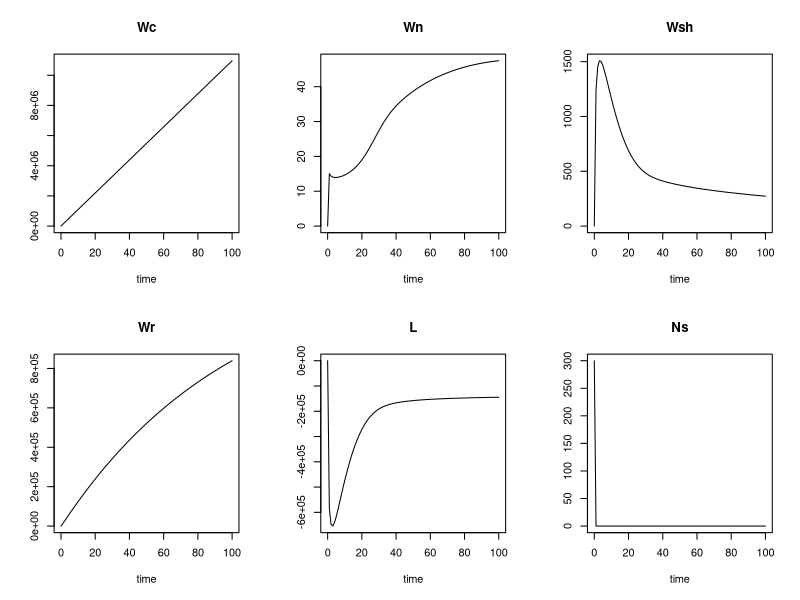
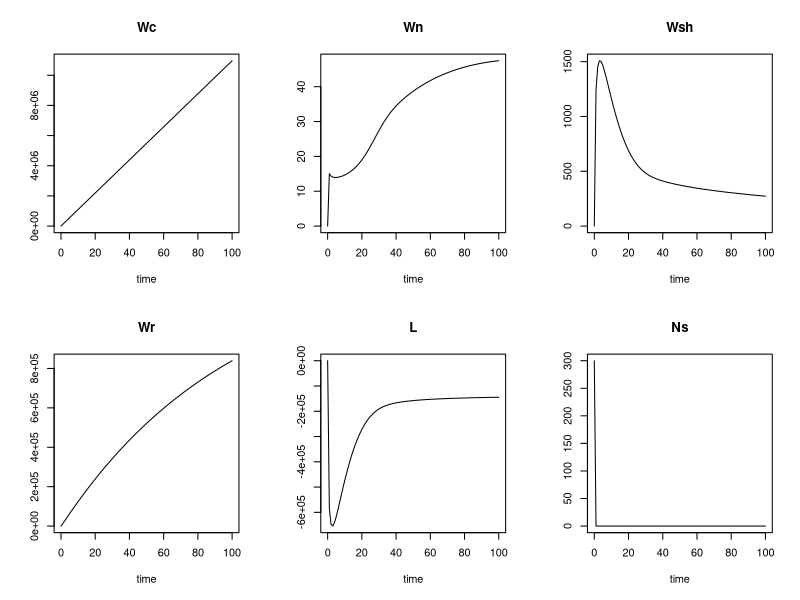

Write the R code that produced these figures, in order. (Note: this script raises an error after producing the figures.)

library(deSolve)

# fertilzer model
# Thornley and Johnson, 1990 page 467
# something funky going on with LAI need to debug

parameters <- c(Mc = 30, Mn = 62, J = 5*10^6,
    h = 43,000, Pc = 10, sigN = 3000,
    Kc = 0.05, Kn = 0.005, dr = 0.2, rhos = 1500, mu = 150, fc = 0.45, fn = 0.03, 
	f1 = 0.7, Num = 25, Ep = 2.5, Y = 0.75, alphan = 0.5, gammash = 0.1, 
	gammar = 0.01, Bn = 3*10^6)
state <- c(Wc = 0.015, Wn = 0.004, Wsh = 0.2, Wr = 0.2, L = 0.8, Ns = 300)

P  <- 43200*(12/44)*10
P
times <- seq(0, 100, by = 1)
growth3 <- function(t, state, parameters){
	with(as.list(c(state, parameters)),{
		Wg <- Wsh + Wr
		C  <- Wc/Wg
		N  <- Wn/Wg
		Ws <- (Mc/12)*Wc + (Mn/14)*Wn
		fsh <- Wsh/Wg
		fr  <- Wr/Wg
		Wsht <- Wsh + fsh*Ws
		Wrt  <- Wr + fr*Ws
		Io <- J/h
		P  <- 43200*(12/44)*Pc
		Un   <- (sigN*Wr*Ns)/(1 + (Kc/C)*(1 + N/Kn))
		lamsh <- (fr*N/(N + fn)) /( (fsh*C)/(C + fc) + (fr*N)/(N + fn) )
		lamr <- (fsh*C/(C + fc)) /( (fsh*C)/(C + fc) + (fr*N)/(N + fn) )
		Gsh <- mu*C*N*lamsh*Wsh
		Gr <- mu*C*N*lamr*Wr
		Nu <- Num*(1 - Ep*C)

		# differential equations
		dWc <- P - fc*(Gsh + Gr)/Y - alphan*Un
		dWn <- Un - fn*(Gsh + Gr)
		dWsh <- Gsh - gammash*Wsh
		dWr  <- Gr - gammar*Wr
		dL   <- Nu*f1*Gsh - gammash*L # something wrong with the LAI 
		dNs  <- Bn - (Un/dr*rhos)

		#return rate of change
		list(c(dWc, dWn, dWsh, dWr, dL, dNs))
	})
}
out <- ode(y = state, times = times, func = growth3, parms = parameters)


head(out)
plot(out)

head(out)
plot(out)
head(equal)
library(ggplot2)
library(reshape2)

head(out)
out <- as.data.frame(out[,c(1,3)])
head(out)
outmelt <- melt(out, id.vars = "time")
head(outmelt)
out$Wn <- out$Wn*0.01
out
outplot <- ggplot() + 
  geom_line(data = out, aes(x = time, y = Wn), size = 3, color = "black") +
  xlab("Time") + ylab("Canopy N (kg N m-2)") +
  theme(axis.title.x = element_text(face="bold", size=20),
           axis.text.x  = element_text(size=16),
           axis.title.y = element_text(face="bold", size=20),
           axis.text.y  = element_text(size=16))
outplot




parameters <- c(Mc = 30, Mn = 62, J = 5*10^6,
    h = 43,000, sigN = 3000,
    Kc = 0.05, Kn = 0.005, dr = 0.2, rhos = 1500, mu = 150, fc = 0.45, fn = 0.03, 
	f1 = 0.7, Num = 25, Ep = 2.5, Y = 0.75, alphan = 0.5, gammash = 0.1, 
	gammar = 0.01, Bn = 3*10^6,
	Pm = 10^-6, alpha = 10^-8, lamda = 0.7, m = 0.1, k = 0.5, Io = 100)
state <- c(Wc = 0.015, Wn = 0.004, Wsh = 0.2, Wr = 0.2, L = 0.8, Ns = 33.33*10^-6)

Pm = 10^-6; alpha = 0.01; theta = 0.95; lamda = 0.7; m = 0.1; k = 0.5; Io = 1000; L = 0.8

Pc <- (Pm/k)*log((alpha*k*Io + Pm*(1-m))/((alpha*k*Io*exp(-k*L) + Pm*(1-m))))
Pc
growth4 <- function(t, state, parameters){
	with(as.list(c(state, parameters)),{
		Pc <- (Pm/k)*log((alpha*k*Io + Pm*(1-m))/((alpha*k*Io*exp(-k*L) + Pm*(1-m))))
		Wg <- Wsh + Wr
		C  <- Wc/Wg
		N  <- Wn/Wg
		Ws <- (Mc/12)*Wc + (Mn/14)*Wn
		fsh <- Wsh/Wg
		fr  <- Wr/Wg
		Wsht <- Wsh + fsh*Ws
		Wrt  <- Wr + fr*Ws
		Io <- J/h
		P  <- 43200*(12/44)*Pc
		Un   <- (sigN*Wr*Ns)/(1 + (Kc/C)*(1 + N/Kn))
		lamsh <- (fr*N/(N + fn)) /( (fsh*C)/(C + fc) + (fr*N)/(N + fn) )
		lamr <- (fsh*C/(C + fc)) /( (fsh*C)/(C + fc) + (fr*N)/(N + fn) )
		Gsh <- mu*C*N*lamsh*Wsh
		Gr <- mu*C*N*lamr*Wr
		Nu <- Num*(1 - Ep*C)

		# differential equations
		dWc <- P - fc*(Gsh + Gr)/Y - alphan*Un
		dWn <- Un - fn*(Gsh + Gr)
		dWsh <- Gsh - gammash*Wsh
		dWr  <- Gr - gammar*Wr
		dL   <- Nu*f1*Gsh - gammash*L # something wrong with the LAI 
		dNs  <- Bn - (Un/(dr*rhos))

		#return rate of change
		list(c(dWc, dWn, dWsh, dWr, dL, dNs))
	})
}
out <- ode(y = state, times = times, func = growth3, parms = parameters)

head(out)
plot(out)



parameters <- c(Mc = 30, Mn = 62, J = 5*10^6,
    h = 43,000, sigN = 3000,
    Kc = 0.05, Kn = 0.005, dr = 0.2, rhos = 1500, mu = 150, fc = 0.45, fn = 0.03, 
	f1 = 0.7, Num = 25, Ep = 2.5, Y = 0.75, alphan = 0.5, gammash = 0.1, 
	gammar = 0.01, Bn = 3*10^6,
	Pm = 10^-6, alpha = 10^-8, lamda = 0.7, m = 0.1, k = 0.5, Io = 400, Pc = 9.550655*10-07)
state <- c(Wc = 0.015, Wn = 0.004, Wsh = 0.2, Wr = 0.2, L = 0.8, Ns = 33.33*10^-6)

Pm = 10^-6; alpha = 10^-8; theta = 0.85; lamda = 0.7; m = 0.1; k = 0.5; Il = 400; L = 0.8

Pc <- (1/(2*theta))*(alpha*Il + Pm - ((alpha*Il + Pm)^2 - 4*theta*alpha*Il*Pm)^0.5)
Pc
P  <- 43200*(12/44)*Pc
P
Pc <- (1/(2*theta))*(alpha*Il + Pm - ((alpha*Il + Pm)^2 - 4*theta*alpha*Il*Pm)^0.5)
exp(-0.5*4)
exp(-0.5*2)

P2 <- Pc*((1 - exp(-k*0.8))/k)*(k/(1-m))
P3 <- Pc*((1 - exp(-k*4))/k)*(k/(1-m))
43200*(12/44)*P2
43200*(12/44)*P3


P  <- 43200*(12/44)*Pc*((1 - exp(-k*L))/k)*(k/(1-m))
P
times <- seq(0, 100, by = 0.2)
growth4 <- function(t, state, parameters){
	with(as.list(c(state, parameters)),{
		Wg <- Wsh + Wr
		C  <- Wc/Wg
		N  <- Wn/Wg
		Ws <- (Mc/12)*Wc + (Mn/14)*Wn
		fsh <- Wsh/Wg
		fr  <- Wr/Wg
		Wsht <- Wsh + fsh*Ws
		Wrt  <- Wr + fr*Ws
		Io <- J/h
		P  <- 43200*(12/44)*Pc*L
		Un   <- (sigN*Wr*Ns)/(1 + (Kc/C)*(1 + N/Kn))
		lamsh <- (fr*N/(N + fn)) /( (fsh*C)/(C + fc) + (fr*N)/(N + fn) )
		lamr <- (fsh*C/(C + fc)) /( (fsh*C)/(C + fc) + (fr*N)/(N + fn) )
		Gsh <- mu*C*N*lamsh*Wsh
		Gr <- mu*C*N*lamr*Wr
		Nu <- Num*(1 - Ep*C)

		# differential equations
		dWc <- P - fc*(Gsh + Gr)/Y - alphan*Un
		dWn <- Un - fn*(Gsh + Gr)
		dWsh <- Gsh - gammash*Wsh
		dWr  <- Gr - gammar*Wr
		dL   <- Nu*f1*Gsh - gammash*L # something wrong with the LAI 
		dNs  <- Bn - (Un/(dr*rhos))

		#return rate of change
		list(c(dWc, dWn, dWsh, dWr, dL, dNs))
	})
}
?ode
out <- ode(y = state, times = times, func = growth4, parms = parameters)

head(out)
plot(out)



Mc = 30; Mn = 62; J = 5*10^6;
    h = 43;000; Pc = 100; sigN = 3000;
    Kc = 0.05; Kn = 0.005; dr = 0.2; rhos = 1500; mu = 150; fc = 0.45; fn = 0.03; 
	f1 = 0.7; Num = 25; Ep = 2.5; Y = 0.75; alphan = 0.5; gammash = 0.1; 
	gammar = 0.01; Bn = 3*10^6
Wc = 0.015; Wn = 0.004; Wsh = 0.2; Wr = 0.2; L = 0.8; Ns = 33.33*10^-4


Wg <- Wsh + Wr
C  <- Wc/Wg
N  <- Wn/Wg
Ws <- (Mc/12)*Wc + (Mn/14)*Wn
fsh <- Wsh/Wg
fr  <- Wr/Wg
Wsht <- Wsh + fsh*Ws
Wrt  <- Wr + fr*Ws
Io <- J/h
P  <- 43200*(12/44)*Pc
Un   <- (sigN*Wr*Ns)/(1 + (Kc/C)*(1 + N/Kn))
lamsh <- (fr*N/(N + fn)) /( (fsh*C)/(C + fc) + (fr*N)/(N + fn) )
lamr <- (fsh*C/(C + fc)) /( (fsh*C)/(C + fc) + (fr*N)/(N + fn) )
Gsh <- mu*C*N*lamsh*Wsh
Gr <- mu*C*N*lamr*Wr
Nu <- Num*(1 - Ep*C)
Nu

dWc <- P - fc*(Gsh + Gr)/Y - alphan*Un
dWn <- Un - fn*(Gsh + Gr)
dWsh <- Gsh - gammash*Wsh
dWr  <- Gr - gammar*Wr
dL   <- Nu*f1*Gsh - gammash*L # something wrong with the LAI 
dNs  <- Bn - (Un/dr*rhos)

dWc
dWn
dWsh
dWr 
dL 
dNs




times <- seq(0, 10, by = 1)
growth3 <- function(t, state, parameters){
	with(as.list(c(state, parameters)),{
		Wg <- Wsh + Wr
		C  <- Wc/Wg
		N  <- Wn/Wg
		Ws <- (Mc/12)*Wc + (Mn/14)*Wn
		fsh <- Wsh/Wg
		fr  <- Wr/Wg
		Wsht <- Wsh + fsh*Ws
		Wrt  <- Wr + fr*Ws
		Io <- J/h
		P  <- 43200*(12/44)*Pc
		Un   <- (sigN*Wr*Ns)/(1 + (Kc/C)*(1 + N/Kn))
		lamsh <- (fr*N/(N + fn)) /( (fsh*C)/(C + fc) + (fr*N)/(N + fn) )
		lamr <- (fsh*C/(C + fc)) /( (fsh*C)/(C + fc) + (fr*N)/(N + fn) )
		Gsh <- mu*C*N*lamsh*Wsh
		Gr <- mu*C*N*lamr*Wr
		Nu <- Num*(1 - Ep*C)
		print(c(Nu,Gsh,C))


		# differential equations
		dWc <- P - fc*(Gsh + Gr)/Y - alphan*Un
		dWn <- Un - fn*(Gsh + Gr)
		dWsh <- Gsh - gammash*Wsh
		dWr  <- Gr - gammar*Wr
		dL   <- Nu*f1*Gsh - gammash*L # something wrong with the LAI 
		dNs  <- Bn - (Un/dr*rhos)

		#return rate of change
		list(c(dWc, dWn, dWsh, dWr, dL, dNs))
	})
}
out <- ode(y = state, times = times, func = growth3, parms = parameters)
head(out)
